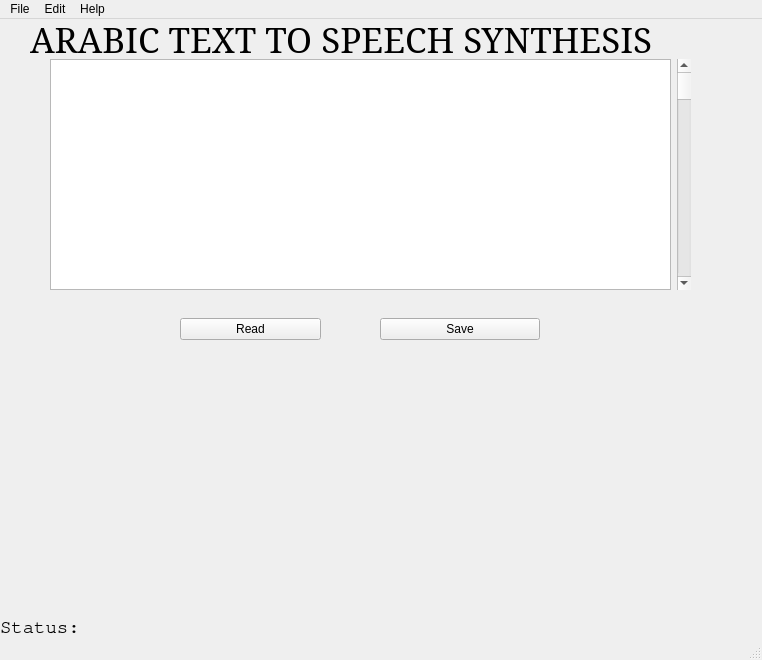
<?xml version="1.0" encoding="UTF-8"?>
<ui version="4.0">
 <class>Home</class>
 <widget class="QMainWindow" name="Home">
  <property name="windowModality">
   <enum>Qt::ApplicationModal</enum>
  </property>
  <property name="geometry">
   <rect>
    <x>0</x>
    <y>0</y>
    <width>762</width>
    <height>660</height>
   </rect>
  </property>
  <property name="windowTitle">
   <string>Arabic TTS Synthesizer</string>
  </property>
  <widget class="QWidget" name="centralwidget">
   <widget class="QWidget" name="gridLayoutWidget">
    <property name="geometry">
     <rect>
      <x>50</x>
      <y>40</y>
      <width>641</width>
      <height>231</height>
     </rect>
    </property>
    <layout class="QGridLayout" name="gridLayout">
     <item row="0" column="0">
      <widget class="QTextEdit" name="content">
       <property name="cursor" stdset="0">
        <cursorShape>IBeamCursor</cursorShape>
       </property>
      </widget>
     </item>
     <item row="0" column="1">
      <widget class="QScrollBar" name="verticalScrollBar">
       <property name="orientation">
        <enum>Qt::Vertical</enum>
       </property>
      </widget>
     </item>
    </layout>
   </widget>
   <widget class="QWidget" name="gridLayoutWidget_2">
    <property name="geometry">
     <rect>
      <x>180</x>
      <y>270</y>
      <width>141</width>
      <height>80</height>
     </rect>
    </property>
    <layout class="QGridLayout" name="gridLayout_2">
     <item row="0" column="0">
      <widget class="QPushButton" name="read">
       <property name="cursor">
        <cursorShape>PointingHandCursor</cursorShape>
       </property>
       <property name="text">
        <string>Read</string>
       </property>
      </widget>
     </item>
    </layout>
   </widget>
   <widget class="QWidget" name="gridLayoutWidget_3">
    <property name="geometry">
     <rect>
      <x>380</x>
      <y>270</y>
      <width>160</width>
      <height>80</height>
     </rect>
    </property>
    <layout class="QGridLayout" name="gridLayout_3">
     <item row="0" column="0">
      <widget class="QPushButton" name="save">
       <property name="cursor">
        <cursorShape>PointingHandCursor</cursorShape>
       </property>
       <property name="text">
        <string>Save</string>
       </property>
      </widget>
     </item>
    </layout>
   </widget>
   <widget class="QLabel" name="label">
    <property name="geometry">
     <rect>
      <x>30</x>
      <y>5</y>
      <width>721</width>
      <height>31</height>
     </rect>
    </property>
    <property name="font">
     <font>
      <family>Serif</family>
      <pointsize>26</pointsize>
     </font>
    </property>
    <property name="text">
     <string>ARABIC TEXT TO SPEECH SYNTHESIS</string>
    </property>
   </widget>
   <widget class="QLabel" name="label_2">
    <property name="geometry">
     <rect>
      <x>0</x>
      <y>600</y>
      <width>91</width>
      <height>16</height>
     </rect>
    </property>
    <property name="font">
     <font>
      <family>Nimbus Mono L</family>
      <pointsize>14</pointsize>
     </font>
    </property>
    <property name="text">
     <string>Status:</string>
    </property>
   </widget>
   <widget class="QLabel" name="status">
    <property name="geometry">
     <rect>
      <x>100</x>
      <y>600</y>
      <width>651</width>
      <height>16</height>
     </rect>
    </property>
    <property name="text">
     <string/>
    </property>
   </widget>
  </widget>
  <widget class="QMenuBar" name="menubar">
   <property name="geometry">
    <rect>
     <x>0</x>
     <y>0</y>
     <width>762</width>
     <height>20</height>
    </rect>
   </property>
   <widget class="QMenu" name="menuFile">
    <property name="title">
     <string>File</string>
    </property>
    <addaction name="actionNew"/>
    <addaction name="actionOpen"/>
    <addaction name="separator"/>
    <addaction name="actionRecent"/>
   </widget>
   <widget class="QMenu" name="menuEdit">
    <property name="title">
     <string>Edit</string>
    </property>
    <addaction name="actionCut"/>
    <addaction name="actionCopy"/>
    <addaction name="actionPaste"/>
    <addaction name="separator"/>
    <addaction name="actionFind"/>
    <addaction name="actionSelect"/>
    <addaction name="actionSelect_All"/>
   </widget>
   <widget class="QMenu" name="menuHelp">
    <property name="title">
     <string>Help</string>
    </property>
   </widget>
   <addaction name="menuFile"/>
   <addaction name="menuEdit"/>
   <addaction name="menuHelp"/>
  </widget>
  <widget class="QStatusBar" name="statusbar"/>
  <action name="actionNew">
   <property name="text">
    <string>New</string>
   </property>
  </action>
  <action name="actionOpen">
   <property name="text">
    <string>Open</string>
   </property>
  </action>
  <action name="actionRecent">
   <property name="text">
    <string>Recent</string>
   </property>
  </action>
  <action name="actionCut">
   <property name="text">
    <string>Cut</string>
   </property>
  </action>
  <action name="actionCopy">
   <property name="text">
    <string>Copy</string>
   </property>
  </action>
  <action name="actionPaste">
   <property name="text">
    <string>Paste</string>
   </property>
  </action>
  <action name="actionFind">
   <property name="text">
    <string>Find</string>
   </property>
  </action>
  <action name="actionSelect">
   <property name="text">
    <string>Select</string>
   </property>
  </action>
  <action name="actionSelect_All">
   <property name="text">
    <string>Select All</string>
   </property>
  </action>
 </widget>
 <resources/>
 <connections/>
</ui>
